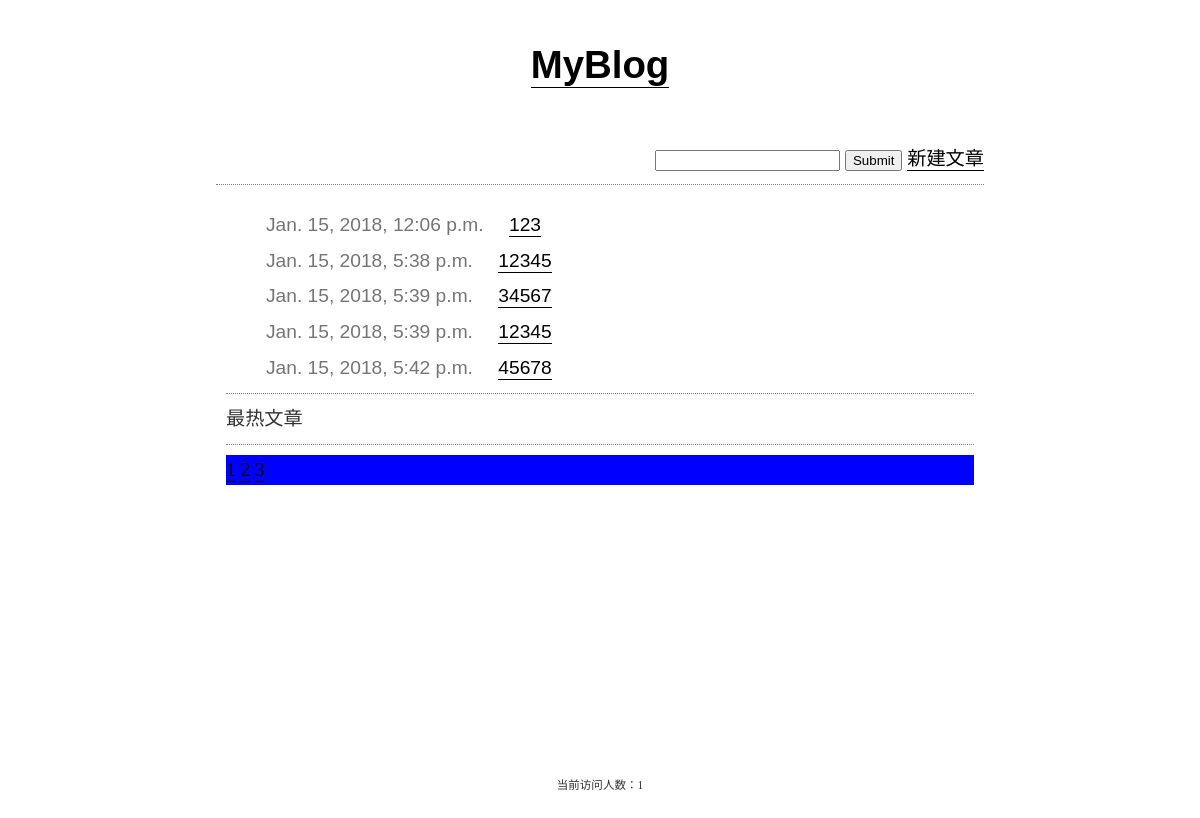
Screenshot of /post/home/ with the database file from the repository.
### post/models.py (models this page shows)
class Article(models.Model):
    title = models.CharField(max_length=128)
    date = models.DateTimeField(auto_now_add=True)
    content = models.TextField()

### post/helper.py (the view)
		def wrap2(request):
			key = 'Pages-%s'%request.get_full_path()
			require =  cache.get(key)
			if require:
				response = require
			else:
				cache.set(key,func(request),timeout)
				response = func(request)
			return response

### post/helper.py (called while the page is built)
def page_cache(timeout):
	def wrap1(func):
		def wrap2(request):
			key = 'Pages-%s'%request.get_full_path()
			require =  cache.get(key)
			if require:
				response = require
			else:
				cache.set(key,func(request),timeout)
				response = func(request)
			return response
		return wrap2
	return wrap1

### post/views.py (called while the page is built)
@page_cache(10)
def home(request):
	num_list = []
	articles_list = Article.objects.all()
	perpage = 5
	page = int(request.GET.get('page',1))
	pagenum = len(articles_list)//perpage
	if len(articles_list)%perpage == 0:
		pass
	else:
		pagenum += 1
	for i in range(pagenum):
		num_list.append(i+1)
	if page == num_list[-1]:
		articles = articles_list[(page-1)*5:]
	else:
		articles = articles_list[(page-1)*5:(page-1)*5+5]
	return render(request, 'home.html', {'articles': articles,'num_list':num_list})

### post/templates/home.html (shortened to what this page needs)
{% extends "base.html" %}
{% block content %}
	{% for a in articles %}
	<div class="index">
		<span class="date">{{ a.date }}</span>
		<a href="/post/article/?aid={{a.id}}">{{a.title}}</a>
	</div>
	{% endfor %}
	<hr>
	<div>最热文章</div>
	<hr>
	<div style="background-color: blue">
	{% for page in num_list %}
		<a href="/post/home/?page={{page}}">{{page}}</a>
	{% endfor %}
	</div>
{% endblock %}

### post/templates/base.html (shortened to what this page needs)
<!DOCTYPE html>
<html>
<head>
	<link rel="stylesheet" type="text/css" href="/static/css/style.css">
</head>
<body>
	<div class="container">
		<h1><a href="/post/home/">MyBlog</a></h1>
		<form method="POST" action="/post/search/" style="text-align: right;">
			<input type="text" name="keyword">
			<input type="submit" name="搜索">
			<a href="/post/create/">新建文章</a>
		</form>
		<hr>
		<div class="content">{%block content %}{%endblock%}</div>
	</div>
	<div class="footer">当前访问人数：1</div>
</body>
</html>

### post/static/css/style.css (style rules this page uses)
html { height:100%; }
body { max-width: 768px; min-height: 100%; margin: 0 auto 0 auto; padding: 0; position: relative; font-family: "Times", "Times New Roman", serif; font-size: 1.2em; line-height: 1.6; color: #333; }
a { color: black; text-decoration: none; border-bottom: 1px solid black; padding-bottom: 1px; }
h1, h2, h3, h4 { color: black; font-family: "Helvetica", "Arial", sans-serif; font-weight: bold; padding-top: 20px; }
h1 { font-size: 2.0em; line-height: 1.0; text-align: center; margin-bottom: 60px; }
hr { border-style: none; border-top: 1px dotted gray; }
.container { padding-bottom: 80px; }
.footer { position: absolute; bottom: 0; width: 100%; height: 50px; text-align: center; font-size: 0.6em; }
.content { padding: 10px; }
.date { color: #757575; }
.index { padding: 0 20px; margin: 5px 20px; font-family: "Helvetica", "Arial", sans-serif; white-space: nowrap; overflow: hidden; text-overflow: ellipsis; }
.index .date { margin-right: 20px; }

### rows the page displays
Article: date "Jan. 15, 2018, 12:06 p.m.", title "123"
Article: date "Jan. 15, 2018, 5:38 p.m.", title "12345"
Article: date "Jan. 15, 2018, 5:39 p.m.", title "34567"
Article: date "Jan. 15, 2018, 5:39 p.m.", title "12345"
Article: date "Jan. 15, 2018, 5:42 p.m.", title "45678"

### other values shown
{{ page }} "1" "2" "3"
